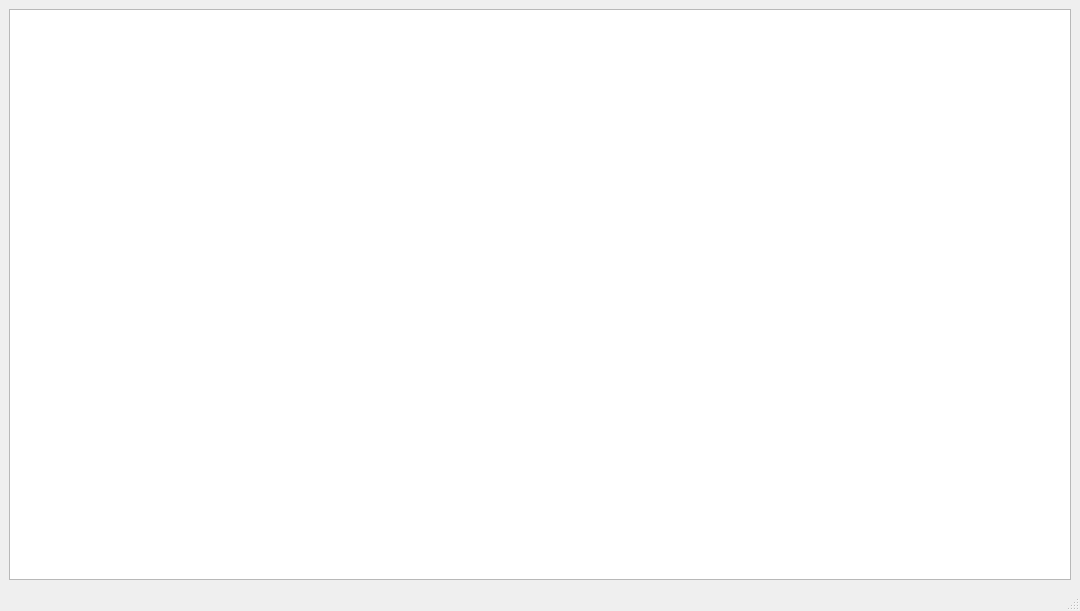
<?xml version="1.0" encoding="UTF-8"?>
<ui version="4.0">
 <class>MainWindow</class>
 <widget class="QMainWindow" name="MainWindow">
  <property name="geometry">
   <rect>
    <x>0</x>
    <y>0</y>
    <width>1080</width>
    <height>611</height>
   </rect>
  </property>
  <property name="windowTitle">
   <string>MainWindow</string>
  </property>
  <widget class="QWidget" name="centralwidget">
   <layout class="QGridLayout" name="gridLayout">
    <item row="0" column="0">
     <widget class="QTextBrowser" name="textBrowser">
      <property name="autoFormatting">
       <set>QTextEdit::AutoAll</set>
      </property>
      <property name="readOnly">
       <bool>true</bool>
      </property>
      <property name="html">
       <string>&lt;!DOCTYPE HTML PUBLIC &quot;-//W3C//DTD HTML 4.0//EN&quot; &quot;http://www.w3.org/TR/REC-html40/strict.dtd&quot;&gt;
&lt;html&gt;&lt;head&gt;&lt;meta name=&quot;qrichtext&quot; content=&quot;1&quot; /&gt;&lt;meta charset=&quot;utf-8&quot; /&gt;&lt;style type=&quot;text/css&quot;&gt;
p, li { white-space: pre-wrap; }
hr { height: 1px; border-width: 0; }
li.unchecked::marker { content: &quot;\2610&quot;; }
li.checked::marker { content: &quot;\2612&quot;; }
&lt;/style&gt;&lt;/head&gt;&lt;body style=&quot; font-family:'Segoe UI'; font-size:9pt; font-weight:400; font-style:normal;&quot;&gt;
&lt;p style=&quot;-qt-paragraph-type:empty; margin-top:0px; margin-bottom:0px; margin-left:0px; margin-right:0px; -qt-block-indent:0; text-indent:0px;&quot;&gt;&lt;br /&gt;&lt;/p&gt;&lt;/body&gt;&lt;/html&gt;</string>
      </property>
      <property name="overwriteMode">
       <bool>false</bool>
      </property>
      <property name="textInteractionFlags">
       <set>Qt::TextBrowserInteraction</set>
      </property>
      <property name="source">
       <url>
        <string>file:///D:/ezequ/Projects/my-app/public/index.html</string>
       </url>
      </property>
      <property name="openExternalLinks">
       <bool>true</bool>
      </property>
     </widget>
    </item>
   </layout>
  </widget>
  <widget class="QMenuBar" name="menubar">
   <property name="geometry">
    <rect>
     <x>0</x>
     <y>0</y>
     <width>1080</width>
     <height>21</height>
    </rect>
   </property>
  </widget>
  <widget class="QStatusBar" name="statusbar"/>
 </widget>
 <resources/>
 <connections/>
</ui>
